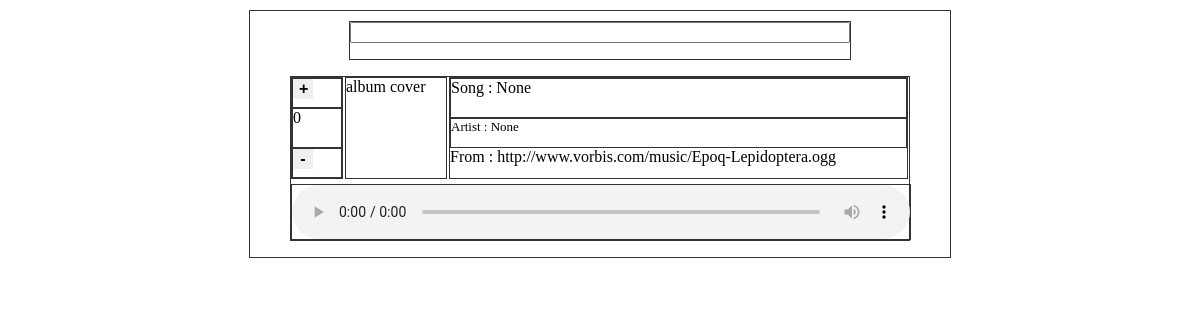
/music_playlist/, run on an earlier commit of the app's database.
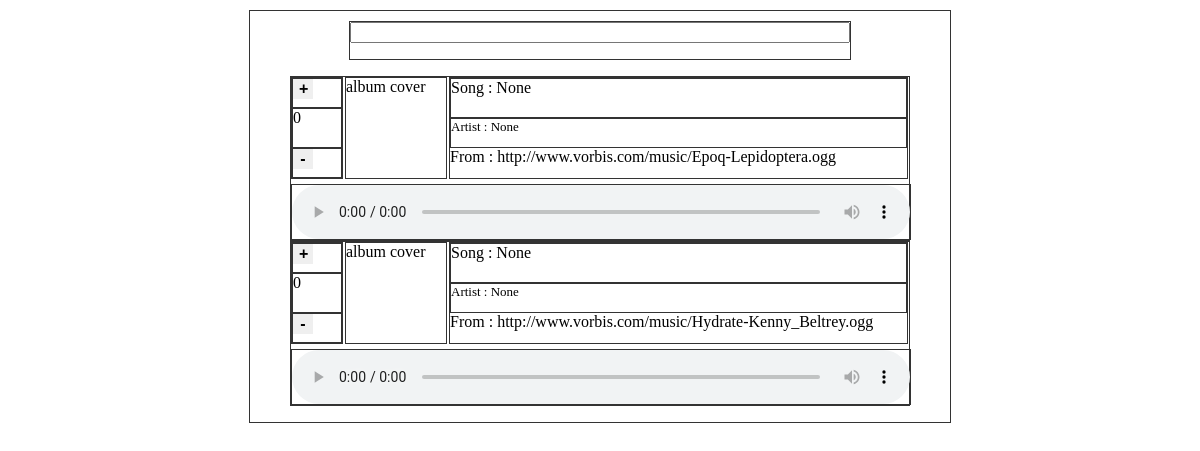
And on a later commit of the database.
### music_playlist/models.py (models this page shows, shortened)
class Song(models.Model):
    song_name = models.CharField(max_length=200, null=True)
    artist_name = models.CharField(max_length=100, null=True)
    media_url = models.CharField(max_length=300, null=True)
    song_url = models.CharField(max_length=300)
    times_played = models.IntegerField(default=0)
    up_vote = models.IntegerField(default=0)
    down_vote = models.IntegerField(default=0)
    submit_user = models.CharField(default='anon', max_length=20)
    def show_song_votes(self):
        return self.up_vote - self.down_vote

### music_playlist/views.py (the view)
def index(request):
    song_list = Song.objects.all()[:5]
    context = {'song_list' : song_list}
    return render(request, 'music_playlist/index.html', context)

### music_playlist/templates/music_playlist/index.html (shortened to what this page needs)
{% load staticfiles %}
<html>
  <head>
    <link href="{% static 'music_playlist/style.css' %}" type="text/css" rel="stylesheet" />
  </head>
  <body>
    <div id="music-playlist">
      <div id="music-search">
	<form action="/music_playlist/add_song/" method="post">
	  <input type="text" name="add_song" id="add_song_box" class="add_song_box_c"/>
	</form>
      </div>
      {% if song_list %}
      <ul>
	{% for song in song_list %}
	<li class="songlet">
	  <div class="voting">
	    <div class="voting-up">
	    <form action="/music_playlist/up_vote/{{ song.id }}/" method="post">
	    <button name="up_vote" value="+">+</button>
	    </form>
	    </div>
	    <div class="voting-count">
	    <span>{{ song.show_song_votes }}</span>
	    </div>
	    <div class="voting-down">
	    <form action="/music_playlist/down_vote/{{ song.id }}/" method="post">
	      <button name="up_vote" value="+">-</button>
	    </form>
	    </div>
	  </div>
	  <div class="album-cover">
	    album cover
	  </div>
	  <div class="song-details">
	    <div class="song-name">Song : {{ song.song_name }}</div>
	    <div class="artist-name">Artist : {{ song.artist_name }}</div>
	    <div class="song-from">From : {{ song.song_url }}</div>
	  </div>
	  <div class="audio-player">
	    <audio class="song" src="{{ song.media_url }}" controls > No mp3 support </audio>
	  </div>
	</li>
      {% endfor %}
    </ul>
    {% else %}
    <p>No songs are available, Need to add</p>
    {% endif %}
    </div>
  </body>
</html>

What changed in the data, as far as the page shows it:
added Song: show_song_votes "0", song_name "None", artist_name "None", song_url "http://www.vorbis.com/music/Hydrate-Kenny_Beltrey.ogg"
